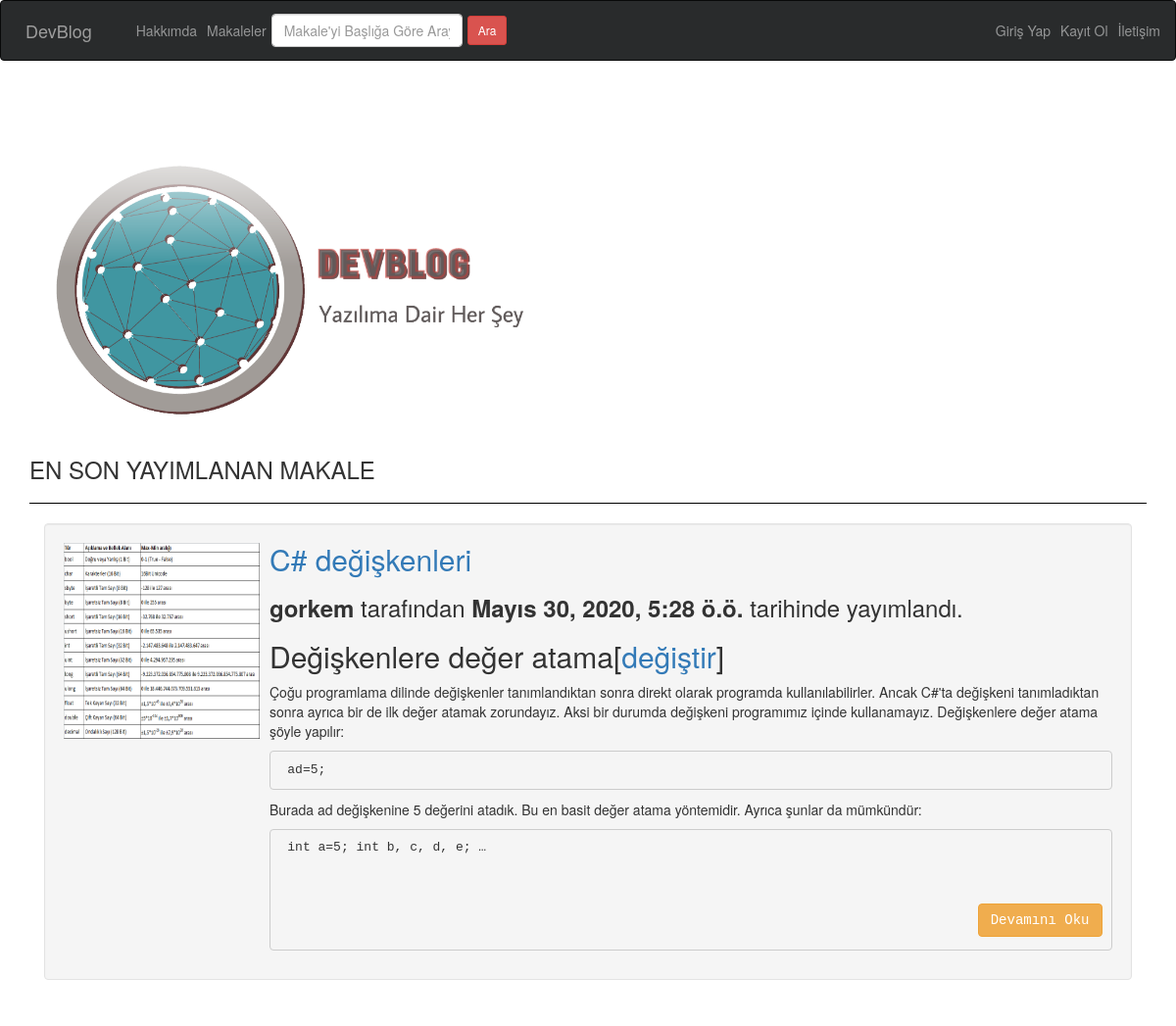
The page / on the database its author committed.
### makale/models.py (models this page shows, shortened)
class Makale(models.Model):
    Yazar = models.ForeignKey("auth.User",on_delete = models.CASCADE) #Üye silinirse o üyeye ait herşeyi sil
    Başlık = models.CharField(max_length = 50)
    İçerik = RichTextField()
    Olusturma_Tarihi = models.DateTimeField(auto_now_add=True)  #True yaptık o anki tarihi alması için
    makal_resim = models.FileField(blank=True , null=True ,verbose_name="Makaleye Fotoğraf Ekleyin")
    class Meta:
        ordering = ['-Olusturma_Tarihi', 'Yazar']

### makale/views.py (the view)
# urls.py: path('', views.index,name="index"),
def index(request):
    arama = request.GET.get("arama")
    if arama:
        makaleler = Makale.objects.filter(Başlık__contains = arama)
        return render(request,"makaleler.html",{"makaleler":makaleler})
    makaleler = Makale.objects.all()[:1]
    return render(request,"index.html",{"makaleler":makaleler})

### templates/index.html (shortened to what this page needs)
{% extends "layout.html" %}
{% block body %}
<div class="banner" style="padding:15px; text-align:center;">
<div class="banner-content">
<img src="/static/devblog.png" alt="Blog Logosu" class="img-responsive" width="500" height="900">
</div>
</div>
<p>
<h3>EN SON YAYIMLANAN MAKALE </h3>
<strong><hr style="border-color: black"></strong>
  {% if makaleler %}
  {% for makale in makaleler %}
 <div class="container">
  <div class="well">
  {% if makale.makal_resim  %}
  <div class="media">
      	<a class="pull-left" href="{% url 'makale:makaleayrinti' makale.id %}">
    		<img class="media-object" src="{{makale.makal_resim.url}}" width="200" height="200">
    		</a>
  {% else %}
  <div class="media">
      	<a class="pull-left" href="/makale/makaleayrinti/{{makale.id}}">
    		<img class="media-object" src="/static/no-image.jpeg" width="300" height="200">
  	  	</a>
  {% endif %}
  		<div class="media-body">
    		<a href="{% url 'makale:makaleayrinti' makale.id %}"><h2 class="media-heading">{{makale.Başlık}}</h2></a>
          <h3 class="text-left"><strong>{{makale.Yazar}}</strong> tarafından <strong>{{makale.Olusturma_Tarihi}}</strong> tarihinde yayımlandı.</h3>
          <p class="lead">{{makale.İçerik|safe|truncatewords:70}}</p><br>
          <a href="{% url 'makale:makaleayrinti' makale.id %}" class="btn btn-warning pull-right">Devamını Oku</a>
       </div>
    </div>
  </div>
  </div>
  {% endfor %}
{% else %}
  <div class="alert alert-danger">Blogda Herhangi bir Makale bulunmuyor.</div>
  <br>
{% endif %}
</div>
{% endblock body %}

### rows shown on the page
Makale: makal_resim (picture), Başlık "C# değişkenleri", Yazar "gorkem", Olusturma_Tarihi "Mayıs 30, 2020, 5:28 ö.ö.", İçerik "Değişkenlere değer atama[ değiştir ] Çoğu programlama dilinde değişkenler tanımlandıktan sonra direkt olarak programda kullanılabilirler. Ancak C#'ta değişkeni tanımladıktan sonra ayrıca bir de ilk değer atamak zorundayız. Aksi bir durumda değişkeni programımız içinde kullanamayız. Değişkenlere değer atama şöyle yapılır: ad=5; Burada ad değişkenine 5 değerini atadık. Bu en basit değer atama yöntemidir. Ayrıca şunlar da mümkündür: int a=5; int b, c, d, e; …"
